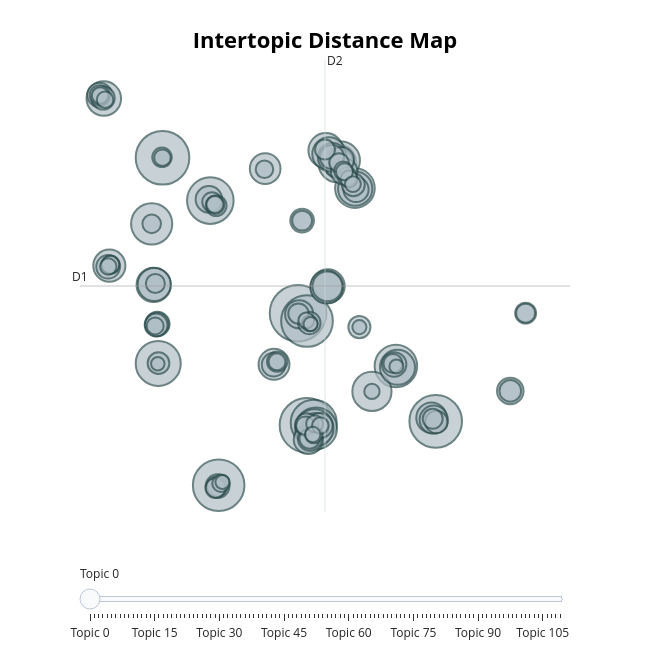

The notebook cell saved with this chart:
### Markdown cell above
Topic visualiszation

### Code cell
topic_model.visualize_topics()
